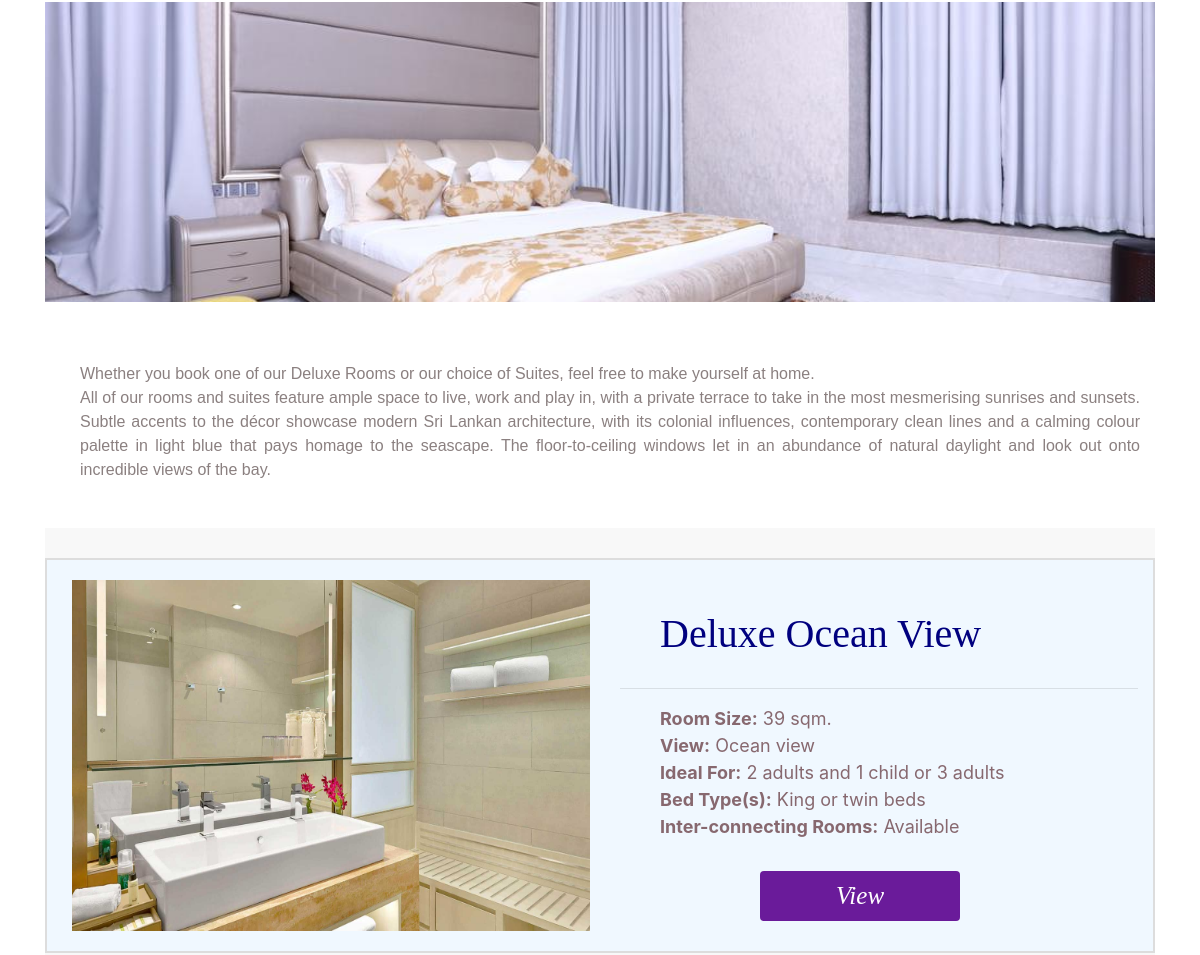
/accomodation.php (middle part), run on an earlier commit of the app's database.
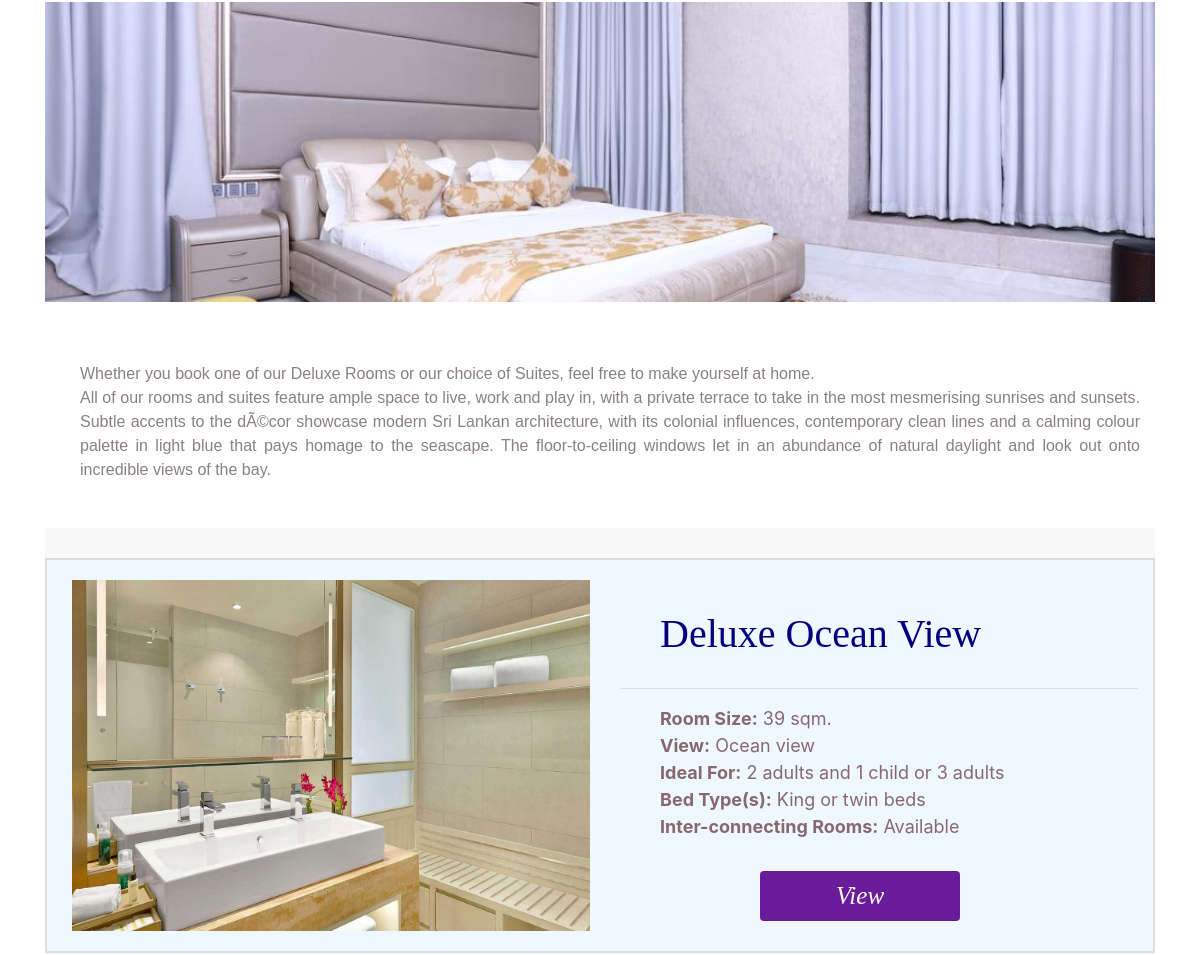
And on a later commit of the database.
### tables this page shows
CREATE TABLE `cms` (
  `id` bigint(20) NOT NULL AUTO_INCREMENT,
  `key` varchar(45) DEFAULT NULL,
  `value` longtext,
  `group_code` varchar(45) DEFAULT NULL,
  `page` varchar(45) DEFAULT NULL,
  PRIMARY KEY (`id`)
);

### admin/function.php (called while the page is built, shortened)
<?php
function cmsGetSingle($key, $page)
{
    $cmsSql = "SELECT * FROM `cms` WHERE `page`='$page' AND `key`='$key'";
    $cmsQuery = mysqli_query($GLOBALS['connection'], $cmsSql);
    if ($cmsData = mysqli_fetch_assoc($cmsQuery)) {
        return $cmsData['value'];
    } else {
        return "";
    }
}

### accomodation.php (the view, shortened to what this page needs)
<?php
include_once "admin/function.php";
include_once "headerHTML.php";
?>
<div class="container">
	<section id="roomDesc">
		<div style="padding-top:20px"><img src="<?php echo cmsGetSingle("accomodationImage", "accomodation"); ?>" style="width:100%;height:300px;object-fit:cover"></div>
		<article class="roomArticle">
            <div class="col-12 column-count-2">
                <p class="text-justify"><?php echo nl2br(cmsGetSingle("description", "accomodation")); ?> </p>
            </div>
        </article>
	</section>
	<section id="rooms">
		<div class="container" id="container">
	<?php
	$roomSql="select * from room";
	$roomResult=mysqli_query($connection,$roomSql);
	$i=0;
	while($roomRow=mysqli_fetch_assoc($roomResult)){
		$i++;
		if($i%2==1){
			$orderFirstDiv=1;
			$orderSecondDiv=2;
		}else{
			$orderFirstDiv=2;
			$orderSecondDiv=1;
		}
		$imageSql="select * from room_image WHERE room_id='$roomRow[id]' order by thumbnail desc limit 1";
        $imageResult=mysqli_query($connection,$imageSql);
    	$imageData=mysqli_fetch_assoc($imageResult);
	?>
        	<div class="row rowRoom">
            	<div class="col-12 col-lg-6 order-1 order-lg-<?php echo $orderFirstDiv;?>">
            		<a href="room-view.php?id=<?php echo $roomRow['id']?>" title="room-view.php?id=<?php echo $roomRow['name']?>"><img src="<?php echo $imageData['path']?>" class="img"></a>
            	</div>
            	<div class="col-12 col-lg-6 order-2 order-lg-<?php echo $orderSecondDiv;?>">
            		<div class="content">
                		<div class="name">
                			<h3><a href="room-view.php?id=<?php echo $roomRow['id']?>" title="room-view.php?id=<?php echo $roomRow['name']?>" class="stayType" ><?php echo $roomRow['name']?></a></h3></div><hr>
                		<div class="description">
                    		<ul class="descriptUL">
                        		<li><b>Room Size:</b>  <?php echo $roomRow['size']?> sqm.</li>
                        		<li><b>View:</b>   <?php echo $roomRow['view']?></li>
                        		<li><b>Ideal For:</b>   <?php echo $roomRow['ideal_for']?></li>
                        		<li><b>Bed Type(s):</b>   <?php echo $roomRow['bed_type']?></li>
                        		<li><b>Inter-connecting Rooms:</b>   <?php echo $roomRow['inter_connections']?></li>
                    		</ul>
               			</div>
               			<div class="button">
                        	<a class="btn btnRoom" href="room-view.php?id=<?php echo $roomRow['id']?>" title="room-view.php?id=<?php echo $roomRow['name']?>">View</a>
                    	</div>
               		</div>
           		</div>
       		</div>
       		<br><br>
		<?php } ?>
		</div>
	</section>
</div>
<?php
include_once "footerHTML.php";
?>

What changed in the data, as far as the page shows it:
changed cms: value "…Subtle accents to the décor showcase modern Sri Lankan…" → "…Subtle accents to the dÃ©cor showcase modern Sri Lankan…"
